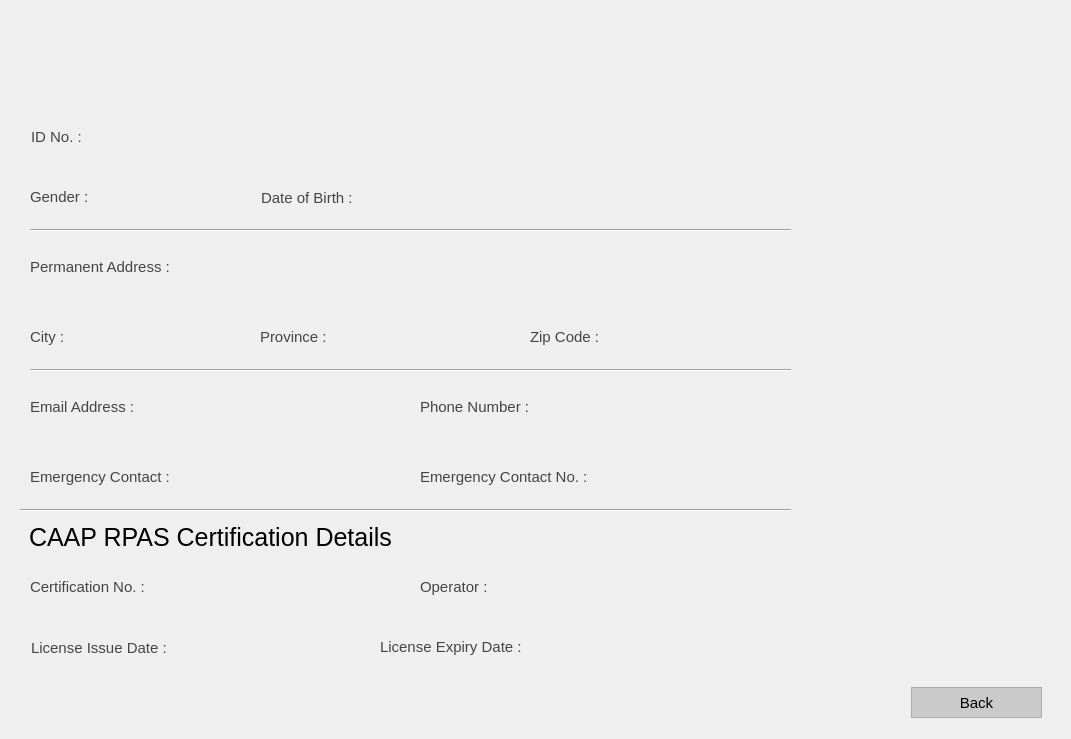
<?xml version="1.0" encoding="UTF-8"?>
<ui version="4.0">
 <class>MainWindow</class>
 <widget class="QMainWindow" name="MainWindow">
  <property name="geometry">
   <rect>
    <x>0</x>
    <y>0</y>
    <width>1071</width>
    <height>739</height>
   </rect>
  </property>
  <property name="minimumSize">
   <size>
    <width>1071</width>
    <height>739</height>
   </size>
  </property>
  <property name="maximumSize">
   <size>
    <width>1071</width>
    <height>739</height>
   </size>
  </property>
  <property name="font">
   <font>
    <pointsize>9</pointsize>
    <kerning>true</kerning>
   </font>
  </property>
  <property name="windowTitle">
   <string>AIDS – View Profile</string>
  </property>
  <property name="windowIcon">
   <iconset>
    <normaloff>../../Resources/logo_svg.svg</normaloff>../../Resources/logo_svg.svg</iconset>
  </property>
  <widget class="QWidget" name="centralwidget">
   <widget class="QLabel" name="lbl_addPilot">
    <property name="geometry">
     <rect>
      <x>30</x>
      <y>50</y>
      <width>491</width>
      <height>61</height>
     </rect>
    </property>
    <property name="font">
     <font>
      <family>Segoe UI</family>
      <pointsize>29</pointsize>
      <kerning>true</kerning>
     </font>
    </property>
    <property name="styleSheet">
     <string notr="true"/>
    </property>
    <property name="text">
     <string/>
    </property>
   </widget>
   <widget class="QLabel" name="lbl_caap">
    <property name="geometry">
     <rect>
      <x>20</x>
      <y>520</y>
      <width>381</width>
      <height>35</height>
     </rect>
    </property>
    <property name="font">
     <font>
      <family>Helvetica</family>
      <pointsize>19</pointsize>
      <kerning>true</kerning>
     </font>
    </property>
    <property name="styleSheet">
     <string notr="true">padding-left:3px;</string>
    </property>
    <property name="text">
     <string>CAAP RPAS Certification Details</string>
    </property>
   </widget>
   <widget class="Line" name="line">
    <property name="geometry">
     <rect>
      <x>30</x>
      <y>220</y>
      <width>761</width>
      <height>20</height>
     </rect>
    </property>
    <property name="orientation">
     <enum>Qt::Horizontal</enum>
    </property>
   </widget>
   <widget class="Line" name="line_2">
    <property name="geometry">
     <rect>
      <x>20</x>
      <y>500</y>
      <width>771</width>
      <height>20</height>
     </rect>
    </property>
    <property name="orientation">
     <enum>Qt::Horizontal</enum>
    </property>
   </widget>
   <widget class="Line" name="line_3">
    <property name="geometry">
     <rect>
      <x>30</x>
      <y>360</y>
      <width>761</width>
      <height>20</height>
     </rect>
    </property>
    <property name="orientation">
     <enum>Qt::Horizontal</enum>
    </property>
   </widget>
   <widget class="QLabel" name="lbl_profilePic">
    <property name="geometry">
     <rect>
      <x>830</x>
      <y>30</y>
      <width>191</width>
      <height>181</height>
     </rect>
    </property>
    <property name="minimumSize">
     <size>
      <width>191</width>
      <height>181</height>
     </size>
    </property>
    <property name="maximumSize">
     <size>
      <width>191</width>
      <height>181</height>
     </size>
    </property>
    <property name="text">
     <string/>
    </property>
    <property name="pixmap">
     <pixmap>../../Resources/profile_placeholder.png</pixmap>
    </property>
    <property name="scaledContents">
     <bool>true</bool>
    </property>
   </widget>
   <widget class="QWidget" name="layoutWidget">
    <property name="geometry">
     <rect>
      <x>906</x>
      <y>682</y>
      <width>141</width>
      <height>41</height>
     </rect>
    </property>
    <layout class="QHBoxLayout" name="btn_layout">
     <item>
      <widget class="QPushButton" name="btn_cancel">
       <property name="minimumSize">
        <size>
         <width>131</width>
         <height>31</height>
        </size>
       </property>
       <property name="maximumSize">
        <size>
         <width>131</width>
         <height>31</height>
        </size>
       </property>
       <property name="font">
        <font>
         <family>Helvetica</family>
         <pointsize>11</pointsize>
        </font>
       </property>
       <property name="styleSheet">
        <string notr="true">QPushButton {
color: rgb(0, 0, 0);
	background-color: rgb(202, 202, 202);
border: 1.2px solid #ABABAB;
outline: none;}

QPushButton:hover{
color: rgb(255, 255, 255);
background-color: rgb(171, 171, 171);
outline: none;
border: none;
}

QPushButton:pressed{
color: rgb(255, 255, 255);
background-color: rgb(129, 129, 129);
outline: none;
border: none;
}


</string>
       </property>
       <property name="text">
        <string>Back</string>
       </property>
      </widget>
     </item>
    </layout>
   </widget>
   <widget class="QWidget" name="layoutWidget_2">
    <property name="geometry">
     <rect>
      <x>380</x>
      <y>630</y>
      <width>303</width>
      <height>33</height>
     </rect>
    </property>
    <layout class="QHBoxLayout" name="expirydate_layout">
     <item>
      <widget class="QLabel" name="lbl_expirydate_2">
       <property name="font">
        <font>
         <family>Segoe UI</family>
         <pointsize>11</pointsize>
        </font>
       </property>
       <property name="styleSheet">
        <string notr="true">color: rgb(68, 68, 68);</string>
       </property>
       <property name="text">
        <string>License Expiry Date :</string>
       </property>
      </widget>
     </item>
     <item>
      <widget class="QLabel" name="lbl_expirydate">
       <property name="minimumSize">
        <size>
         <width>160</width>
         <height>31</height>
        </size>
       </property>
       <property name="maximumSize">
        <size>
         <width>160</width>
         <height>31</height>
        </size>
       </property>
       <property name="font">
        <font>
         <family>Segoe UI</family>
         <pointsize>11</pointsize>
        </font>
       </property>
       <property name="text">
        <string/>
       </property>
      </widget>
     </item>
    </layout>
   </widget>
   <widget class="QWidget" name="layoutWidget">
    <property name="geometry">
     <rect>
      <x>30</x>
      <y>180</y>
      <width>171</width>
      <height>33</height>
     </rect>
    </property>
    <layout class="QHBoxLayout" name="gender_layout">
     <item>
      <widget class="QLabel" name="lbl_gender_2">
       <property name="font">
        <font>
         <family>Segoe UI</family>
         <pointsize>11</pointsize>
        </font>
       </property>
       <property name="styleSheet">
        <string notr="true">color: rgb(68, 68, 68);</string>
       </property>
       <property name="text">
        <string>Gender :</string>
       </property>
      </widget>
     </item>
     <item>
      <widget class="QLabel" name="lbl_gender">
       <property name="minimumSize">
        <size>
         <width>81</width>
         <height>31</height>
        </size>
       </property>
       <property name="maximumSize">
        <size>
         <width>81</width>
         <height>31</height>
        </size>
       </property>
       <property name="font">
        <font>
         <family>Segoe UI</family>
         <pointsize>11</pointsize>
        </font>
       </property>
       <property name="text">
        <string/>
       </property>
      </widget>
     </item>
    </layout>
   </widget>
   <widget class="QWidget" name="layoutWidget">
    <property name="geometry">
     <rect>
      <x>30</x>
      <y>250</y>
      <width>681</width>
      <height>33</height>
     </rect>
    </property>
    <layout class="QHBoxLayout" name="address_layout">
     <item>
      <widget class="QLabel" name="lbl_address_2">
       <property name="font">
        <font>
         <family>Segoe UI</family>
         <pointsize>11</pointsize>
        </font>
       </property>
       <property name="styleSheet">
        <string notr="true">color: rgb(68, 68, 68);</string>
       </property>
       <property name="text">
        <string>Permanent Address :</string>
       </property>
      </widget>
     </item>
     <item>
      <widget class="QLabel" name="lbl_address">
       <property name="minimumSize">
        <size>
         <width>510</width>
         <height>31</height>
        </size>
       </property>
       <property name="maximumSize">
        <size>
         <width>510</width>
         <height>31</height>
        </size>
       </property>
       <property name="font">
        <font>
         <family>Segoe UI</family>
         <pointsize>11</pointsize>
        </font>
       </property>
       <property name="text">
        <string/>
       </property>
      </widget>
     </item>
    </layout>
   </widget>
   <widget class="QWidget" name="layoutWidget">
    <property name="geometry">
     <rect>
      <x>30</x>
      <y>320</y>
      <width>201</width>
      <height>33</height>
     </rect>
    </property>
    <layout class="QHBoxLayout" name="city_layout">
     <item>
      <widget class="QLabel" name="lbl_city_2">
       <property name="font">
        <font>
         <family>Segoe UI</family>
         <pointsize>11</pointsize>
        </font>
       </property>
       <property name="styleSheet">
        <string notr="true">color: rgb(68, 68, 68);</string>
       </property>
       <property name="text">
        <string>City :</string>
       </property>
      </widget>
     </item>
     <item>
      <widget class="QLabel" name="lbl_city">
       <property name="minimumSize">
        <size>
         <width>131</width>
         <height>31</height>
        </size>
       </property>
       <property name="maximumSize">
        <size>
         <width>131</width>
         <height>31</height>
        </size>
       </property>
       <property name="font">
        <font>
         <family>Segoe UI</family>
         <pointsize>11</pointsize>
        </font>
       </property>
       <property name="text">
        <string/>
       </property>
      </widget>
     </item>
    </layout>
   </widget>
   <widget class="QWidget" name="layoutWidget">
    <property name="geometry">
     <rect>
      <x>260</x>
      <y>320</y>
      <width>241</width>
      <height>33</height>
     </rect>
    </property>
    <layout class="QHBoxLayout" name="province_layout">
     <item>
      <widget class="QLabel" name="lbl_province_2">
       <property name="font">
        <font>
         <family>Segoe UI</family>
         <pointsize>11</pointsize>
        </font>
       </property>
       <property name="styleSheet">
        <string notr="true">color: rgb(68, 68, 68);</string>
       </property>
       <property name="text">
        <string>Province :</string>
       </property>
      </widget>
     </item>
     <item>
      <widget class="QLabel" name="lbl_province">
       <property name="minimumSize">
        <size>
         <width>151</width>
         <height>31</height>
        </size>
       </property>
       <property name="maximumSize">
        <size>
         <width>151</width>
         <height>31</height>
        </size>
       </property>
       <property name="font">
        <font>
         <family>Segoe UI</family>
         <pointsize>11</pointsize>
        </font>
       </property>
       <property name="text">
        <string/>
       </property>
      </widget>
     </item>
    </layout>
   </widget>
   <widget class="QWidget" name="layoutWidget">
    <property name="geometry">
     <rect>
      <x>530</x>
      <y>320</y>
      <width>181</width>
      <height>33</height>
     </rect>
    </property>
    <layout class="QHBoxLayout" name="zip_layout">
     <item>
      <widget class="QLabel" name="lbl_zip_2">
       <property name="font">
        <font>
         <family>Segoe UI</family>
         <pointsize>11</pointsize>
        </font>
       </property>
       <property name="styleSheet">
        <string notr="true">color: rgb(68, 68, 68);</string>
       </property>
       <property name="text">
        <string>Zip Code :</string>
       </property>
      </widget>
     </item>
     <item>
      <widget class="QLabel" name="lbl_zip">
       <property name="minimumSize">
        <size>
         <width>91</width>
         <height>31</height>
        </size>
       </property>
       <property name="maximumSize">
        <size>
         <width>91</width>
         <height>31</height>
        </size>
       </property>
       <property name="font">
        <font>
         <family>Segoe UI</family>
         <pointsize>11</pointsize>
        </font>
       </property>
       <property name="text">
        <string/>
       </property>
      </widget>
     </item>
    </layout>
   </widget>
   <widget class="QWidget" name="layoutWidget">
    <property name="geometry">
     <rect>
      <x>30</x>
      <y>390</y>
      <width>361</width>
      <height>33</height>
     </rect>
    </property>
    <layout class="QHBoxLayout" name="email_layout">
     <item>
      <widget class="QLabel" name="lbl_email_2">
       <property name="font">
        <font>
         <family>Segoe UI</family>
         <pointsize>11</pointsize>
        </font>
       </property>
       <property name="styleSheet">
        <string notr="true">color: rgb(68, 68, 68);</string>
       </property>
       <property name="text">
        <string>Email Address :</string>
       </property>
      </widget>
     </item>
     <item>
      <widget class="QLabel" name="lbl_email">
       <property name="minimumSize">
        <size>
         <width>231</width>
         <height>31</height>
        </size>
       </property>
       <property name="maximumSize">
        <size>
         <width>231</width>
         <height>31</height>
        </size>
       </property>
       <property name="font">
        <font>
         <family>Segoe UI</family>
         <pointsize>11</pointsize>
        </font>
       </property>
       <property name="text">
        <string/>
       </property>
      </widget>
     </item>
    </layout>
   </widget>
   <widget class="QWidget" name="layoutWidget">
    <property name="geometry">
     <rect>
      <x>31</x>
      <y>120</y>
      <width>191</width>
      <height>33</height>
     </rect>
    </property>
    <layout class="QHBoxLayout" name="id_layout">
     <item>
      <widget class="QLabel" name="lbl_id_2">
       <property name="font">
        <font>
         <family>Segoe UI</family>
         <pointsize>11</pointsize>
        </font>
       </property>
       <property name="styleSheet">
        <string notr="true">color: rgb(68, 68, 68);</string>
       </property>
       <property name="text">
        <string>ID No. :</string>
       </property>
      </widget>
     </item>
     <item>
      <widget class="QLabel" name="lbl_id">
       <property name="minimumSize">
        <size>
         <width>101</width>
         <height>31</height>
        </size>
       </property>
       <property name="maximumSize">
        <size>
         <width>101</width>
         <height>31</height>
        </size>
       </property>
       <property name="font">
        <font>
         <family>Segoe UI</family>
         <pointsize>11</pointsize>
        </font>
       </property>
       <property name="text">
        <string/>
       </property>
      </widget>
     </item>
    </layout>
   </widget>
   <widget class="QWidget" name="layoutWidget">
    <property name="geometry">
     <rect>
      <x>420</x>
      <y>390</y>
      <width>341</width>
      <height>33</height>
     </rect>
    </property>
    <layout class="QHBoxLayout" name="mobile_layout">
     <item>
      <widget class="QLabel" name="lbl_mobile_2">
       <property name="font">
        <font>
         <family>Segoe UI</family>
         <pointsize>11</pointsize>
        </font>
       </property>
       <property name="styleSheet">
        <string notr="true">color: rgb(68, 68, 68);</string>
       </property>
       <property name="text">
        <string>Phone Number :</string>
       </property>
      </widget>
     </item>
     <item>
      <widget class="QLabel" name="lbl_mobile">
       <property name="minimumSize">
        <size>
         <width>191</width>
         <height>31</height>
        </size>
       </property>
       <property name="maximumSize">
        <size>
         <width>191</width>
         <height>31</height>
        </size>
       </property>
       <property name="font">
        <font>
         <family>Segoe UI</family>
         <pointsize>11</pointsize>
        </font>
       </property>
       <property name="text">
        <string/>
       </property>
      </widget>
     </item>
    </layout>
   </widget>
   <widget class="QWidget" name="layoutWidget">
    <property name="geometry">
     <rect>
      <x>30</x>
      <y>460</y>
      <width>361</width>
      <height>33</height>
     </rect>
    </property>
    <layout class="QHBoxLayout" name="emcontact_layout">
     <item>
      <widget class="QLabel" name="lbl_emContact_2">
       <property name="font">
        <font>
         <family>Segoe UI</family>
         <pointsize>11</pointsize>
        </font>
       </property>
       <property name="styleSheet">
        <string notr="true">color: rgb(68, 68, 68);</string>
       </property>
       <property name="text">
        <string>Emergency Contact :</string>
       </property>
      </widget>
     </item>
     <item>
      <widget class="QLabel" name="lbl_emContact">
       <property name="minimumSize">
        <size>
         <width>211</width>
         <height>31</height>
        </size>
       </property>
       <property name="maximumSize">
        <size>
         <width>211</width>
         <height>31</height>
        </size>
       </property>
       <property name="font">
        <font>
         <family>Segoe UI</family>
         <pointsize>11</pointsize>
        </font>
       </property>
       <property name="text">
        <string/>
       </property>
      </widget>
     </item>
    </layout>
   </widget>
   <widget class="QWidget" name="layoutWidget">
    <property name="geometry">
     <rect>
      <x>420</x>
      <y>460</y>
      <width>341</width>
      <height>33</height>
     </rect>
    </property>
    <layout class="QHBoxLayout" name="emnumber_layout">
     <item>
      <widget class="QLabel" name="lbl_emNumber_2">
       <property name="font">
        <font>
         <family>Segoe UI</family>
         <pointsize>11</pointsize>
        </font>
       </property>
       <property name="styleSheet">
        <string notr="true">color: rgb(68, 68, 68);</string>
       </property>
       <property name="text">
        <string>Emergency Contact No. :</string>
       </property>
      </widget>
     </item>
     <item>
      <widget class="QLabel" name="lbl_emNumber">
       <property name="minimumSize">
        <size>
         <width>161</width>
         <height>31</height>
        </size>
       </property>
       <property name="maximumSize">
        <size>
         <width>161</width>
         <height>31</height>
        </size>
       </property>
       <property name="font">
        <font>
         <family>Segoe UI</family>
         <pointsize>11</pointsize>
        </font>
       </property>
       <property name="text">
        <string/>
       </property>
      </widget>
     </item>
    </layout>
   </widget>
   <widget class="QWidget" name="layoutWidget">
    <property name="geometry">
     <rect>
      <x>30</x>
      <y>570</y>
      <width>331</width>
      <height>33</height>
     </rect>
    </property>
    <layout class="QHBoxLayout" name="certification_layout">
     <item>
      <widget class="QLabel" name="lbl_certification_2">
       <property name="font">
        <font>
         <family>Segoe UI</family>
         <pointsize>11</pointsize>
        </font>
       </property>
       <property name="styleSheet">
        <string notr="true">color: rgb(68, 68, 68);</string>
       </property>
       <property name="text">
        <string>Certification No. :</string>
       </property>
      </widget>
     </item>
     <item>
      <widget class="QLabel" name="lbl_certification">
       <property name="minimumSize">
        <size>
         <width>191</width>
         <height>31</height>
        </size>
       </property>
       <property name="maximumSize">
        <size>
         <width>191</width>
         <height>31</height>
        </size>
       </property>
       <property name="font">
        <font>
         <family>Segoe UI</family>
         <pointsize>11</pointsize>
        </font>
       </property>
       <property name="text">
        <string/>
       </property>
      </widget>
     </item>
    </layout>
   </widget>
   <widget class="QWidget" name="layoutWidget">
    <property name="geometry">
     <rect>
      <x>420</x>
      <y>570</y>
      <width>311</width>
      <height>33</height>
     </rect>
    </property>
    <layout class="QHBoxLayout" name="operator_layout">
     <item>
      <widget class="QLabel" name="lbl_operator_2">
       <property name="font">
        <font>
         <family>Segoe UI</family>
         <pointsize>11</pointsize>
        </font>
       </property>
       <property name="styleSheet">
        <string notr="true">color: rgb(68, 68, 68);</string>
       </property>
       <property name="text">
        <string>Operator :</string>
       </property>
      </widget>
     </item>
     <item>
      <widget class="QLabel" name="lbl_operator">
       <property name="minimumSize">
        <size>
         <width>211</width>
         <height>31</height>
        </size>
       </property>
       <property name="maximumSize">
        <size>
         <width>211</width>
         <height>31</height>
        </size>
       </property>
       <property name="font">
        <font>
         <family>Segoe UI</family>
         <pointsize>11</pointsize>
        </font>
       </property>
       <property name="text">
        <string/>
       </property>
      </widget>
     </item>
    </layout>
   </widget>
   <widget class="QWidget" name="layoutWidget">
    <property name="geometry">
     <rect>
      <x>261</x>
      <y>181</y>
      <width>291</width>
      <height>33</height>
     </rect>
    </property>
    <layout class="QHBoxLayout" name="dob_layout">
     <item>
      <widget class="QLabel" name="lbl_dob_2">
       <property name="font">
        <font>
         <family>Segoe UI</family>
         <pointsize>11</pointsize>
        </font>
       </property>
       <property name="styleSheet">
        <string notr="true">color: rgb(68, 68, 68);</string>
       </property>
       <property name="text">
        <string>Date of Birth :</string>
       </property>
      </widget>
     </item>
     <item>
      <widget class="QLabel" name="lbl_dob">
       <property name="minimumSize">
        <size>
         <width>160</width>
         <height>31</height>
        </size>
       </property>
       <property name="maximumSize">
        <size>
         <width>81</width>
         <height>31</height>
        </size>
       </property>
       <property name="font">
        <font>
         <family>Segoe UI</family>
         <pointsize>11</pointsize>
        </font>
       </property>
       <property name="text">
        <string/>
       </property>
      </widget>
     </item>
    </layout>
   </widget>
   <widget class="QWidget" name="layoutWidget">
    <property name="geometry">
     <rect>
      <x>31</x>
      <y>631</y>
      <width>295</width>
      <height>33</height>
     </rect>
    </property>
    <layout class="QHBoxLayout" name="issuedate_layout">
     <item>
      <widget class="QLabel" name="lbl_issuedate_2">
       <property name="font">
        <font>
         <family>Segoe UI</family>
         <pointsize>11</pointsize>
        </font>
       </property>
       <property name="styleSheet">
        <string notr="true">color: rgb(68, 68, 68);</string>
       </property>
       <property name="text">
        <string>License Issue Date :</string>
       </property>
      </widget>
     </item>
     <item>
      <widget class="QLabel" name="lbl_issuedate">
       <property name="minimumSize">
        <size>
         <width>160</width>
         <height>31</height>
        </size>
       </property>
       <property name="maximumSize">
        <size>
         <width>160</width>
         <height>31</height>
        </size>
       </property>
       <property name="font">
        <font>
         <family>Segoe UI</family>
         <pointsize>11</pointsize>
        </font>
       </property>
       <property name="text">
        <string/>
       </property>
      </widget>
     </item>
    </layout>
   </widget>
   <widget class="QLabel" name="lbl_addressExt">
    <property name="geometry">
     <rect>
      <x>30</x>
      <y>280</y>
      <width>681</width>
      <height>41</height>
     </rect>
    </property>
    <property name="minimumSize">
     <size>
      <width>681</width>
      <height>41</height>
     </size>
    </property>
    <property name="maximumSize">
     <size>
      <width>681</width>
      <height>41</height>
     </size>
    </property>
    <property name="font">
     <font>
      <family>Segoe UI</family>
      <pointsize>11</pointsize>
     </font>
    </property>
    <property name="text">
     <string/>
    </property>
   </widget>
  </widget>
 </widget>
 <tabstops>
  <tabstop>btn_cancel</tabstop>
 </tabstops>
 <resources/>
 <connections/>
</ui>
